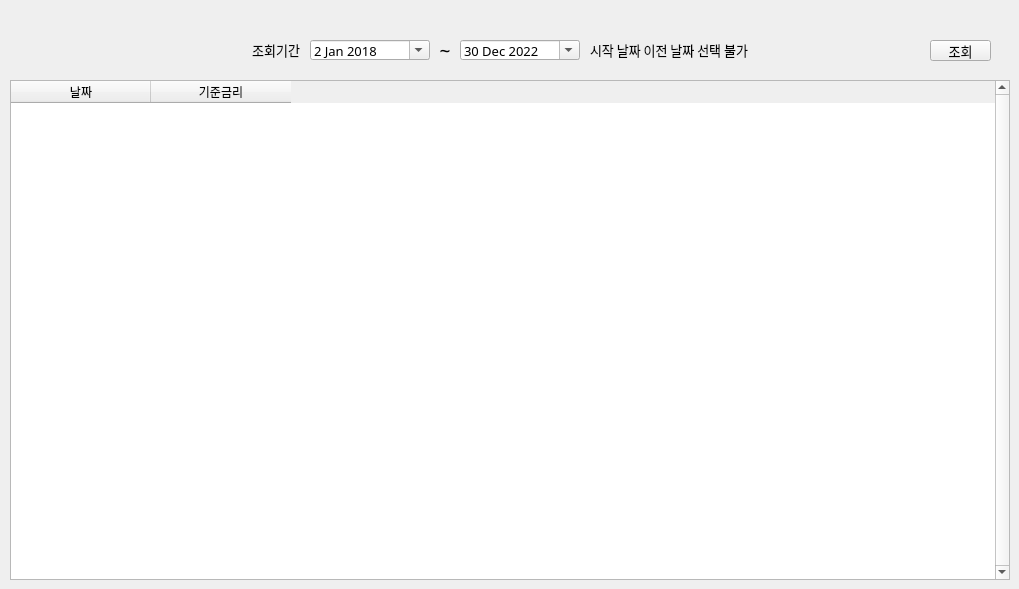
      <widget class="QWidget" name="baserate_tab_search">
       <attribute name="title">
        <string>기준금리</string>
       </attribute>
       <widget class="QPushButton" name="baserate_btn_search">
        <property name="geometry">
         <rect>
          <x>930</x>
          <y>40</y>
          <width>61</width>
          <height>21</height>
         </rect>
        </property>
        <property name="font">
         <font>
          <family>맑은 고딕</family>
          <pointsize>10</pointsize>
         </font>
        </property>
        <property name="text">
         <string>조회</string>
        </property>
       </widget>
       <widget class="QTableWidget" name="baserate_table">
        <property name="geometry">
         <rect>
          <x>10</x>
          <y>80</y>
          <width>1000</width>
          <height>500</height>
         </rect>
        </property>
        <property name="font">
         <font>
          <family>맑은 고딕</family>
          <pointsize>9</pointsize>
         </font>
        </property>
        <property name="verticalScrollBarPolicy">
         <enum>Qt::ScrollBarAlwaysOn</enum>
        </property>
        <property name="editTriggers">
         <set>QAbstractItemView::NoEditTriggers</set>
        </property>
        <property name="sortingEnabled">
         <bool>true</bool>
        </property>
        <property name="wordWrap">
         <bool>true</bool>
        </property>
        <property name="cornerButtonEnabled">
         <bool>true</bool>
        </property>
        <attribute name="horizontalHeaderMinimumSectionSize">
         <number>40</number>
        </attribute>
        <attribute name="horizontalHeaderDefaultSectionSize">
         <number>140</number>
        </attribute>
        <attribute name="verticalHeaderVisible">
         <bool>false</bool>
        </attribute>
        <attribute name="verticalHeaderMinimumSectionSize">
         <number>25</number>
        </attribute>
        <column>
         <property name="text">
          <string>날짜</string>
         </property>
        </column>
        <column>
         <property name="text">
          <string>기준금리</string>
         </property>
        </column>
       </widget>
       <widget class="QWidget" name="baserate_group_search" native="true">
        <property name="geometry">
         <rect>
          <x>240</x>
          <y>30</y>
          <width>571</width>
          <height>41</height>
         </rect>
        </property>
        <widget class="QDateEdit" name="baserate_date_after">
         <property name="geometry">
          <rect>
           <x>220</x>
           <y>10</y>
           <width>120</width>
           <height>20</height>
          </rect>
         </property>
         <property name="font">
          <font>
           <family>맑은 고딕</family>
           <pointsize>10</pointsize>
          </font>
         </property>
         <property name="dateTime">
          <datetime>
           <hour>0</hour>
           <minute>0</minute>
           <second>0</second>
           <year>2022</year>
           <month>12</month>
           <day>30</day>
          </datetime>
         </property>
         <property name="maximumDateTime">
          <datetime>
           <hour>23</hour>
           <minute>59</minute>
           <second>59</second>
           <year>3000</year>
           <month>12</month>
           <day>30</day>
          </datetime>
         </property>
         <property name="minimumDateTime">
          <datetime>
           <hour>0</hour>
           <minute>0</minute>
           <second>0</second>
           <year>1900</year>
           <month>1</month>
           <day>1</day>
          </datetime>
         </property>
         <property name="calendarPopup">
          <bool>true</bool>
         </property>
        </widget>
        <widget class="QDateEdit" name="baserate_date_before">
         <property name="geometry">
          <rect>
           <x>70</x>
           <y>10</y>
           <width>120</width>
           <height>20</height>
          </rect>
         </property>
         <property name="font">
          <font>
           <family>맑은 고딕</family>
           <pointsize>10</pointsize>
          </font>
         </property>
         <property name="dateTime">
          <datetime>
           <hour>0</hour>
           <minute>0</minute>
           <second>0</second>
           <year>2018</year>
           <month>1</month>
           <day>2</day>
          </datetime>
         </property>
         <property name="maximumDateTime">
          <datetime>
           <hour>23</hour>
           <minute>59</minute>
           <second>59</second>
           <year>3000</year>
           <month>12</month>
           <day>30</day>
          </datetime>
         </property>
         <property name="minimumDateTime">
          <datetime>
           <hour>0</hour>
           <minute>0</minute>
           <second>0</second>
           <year>1900</year>
           <month>1</month>
           <day>1</day>
          </datetime>
         </property>
         <property name="calendarPopup">
          <bool>true</bool>
         </property>
        </widget>
        <widget class="QLabel" name="label_41">
         <property name="geometry">
          <rect>
           <x>190</x>
           <y>10</y>
           <width>30</width>
           <height>20</height>
          </rect>
         </property>
         <property name="font">
          <font>
           <family>맑은 고딕</family>
           <pointsize>14</pointsize>
          </font>
         </property>
         <property name="text">
          <string>~</string>
         </property>
         <property name="alignment">
          <set>Qt::AlignCenter</set>
         </property>
        </widget>
        <widget class="QLabel" name="label_50">
         <property name="geometry">
          <rect>
           <x>0</x>
           <y>10</y>
           <width>60</width>
           <height>20</height>
          </rect>
         </property>
         <property name="font">
          <font>
           <family>맑은 고딕</family>
           <pointsize>10</pointsize>
          </font>
         </property>
         <property name="text">
          <string>조회기간</string>
         </property>
         <property name="alignment">
          <set>Qt::AlignRight|Qt::AlignTrailing|Qt::AlignVCenter</set>
         </property>
        </widget>
        <widget class="QLabel" name="baserate_label_impossible">
         <property name="geometry">
          <rect>
           <x>350</x>
           <y>10</y>
           <width>210</width>
           <height>20</height>
          </rect>
         </property>
         <property name="font">
          <font>
           <family>맑은 고딕</family>
           <pointsize>10</pointsize>
          </font>
         </property>
         <property name="text">
          <string>시작 날짜 이전 날짜 선택 불가</string>
         </property>
         <property name="alignment">
          <set>Qt::AlignLeading|Qt::AlignLeft|Qt::AlignVCenter</set>
         </property>
        </widget>
       </widget>
      </widget>
